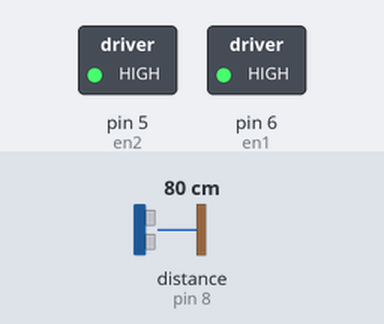
This sketch was run on a simulated Arduino Uno, built with avr-gcc and run on an emulated ATmega328P. Shown: switched loads named in the sketch (green lamp = pin HIGH). Wiring (inferred from the names in the program): ultrasonic range finder: trigger pin 7; echo pin 8. Inputs (shaded band) come from the test bench; at power-on: distance to the obstacle (sensor on pin 8) 80 cm. The echo pulse lasts 58.3 µs per cm; pins used as bus, display or sensor lines are not drawn.

Above: at 1.2 s.
1.3 s: distance to the obstacle (sensor on pin 8) set to 18 cm
At 2.2 s:
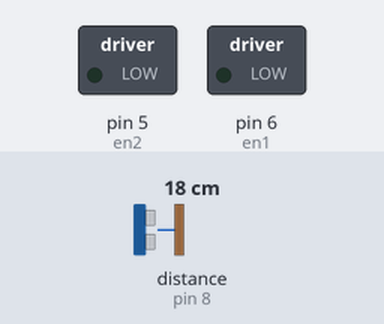
2.8 s: distance to the obstacle (sensor on pin 8) set to 12 cm
4.3 s: distance to the obstacle (sensor on pin 8) set to 9 cm
At 4.8 s:
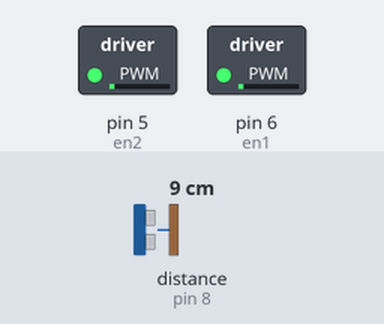
5.9 s: distance to the obstacle (sensor on pin 8) set to 258 cm
At 7.8 s:
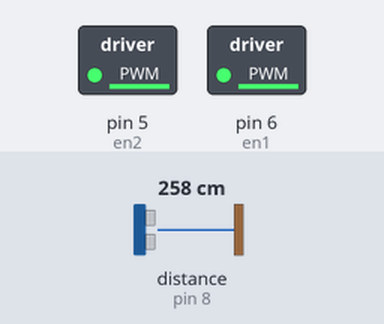
Timing chart, 0 to 8.9 s (numbered marks = the images above; inputs shaded):
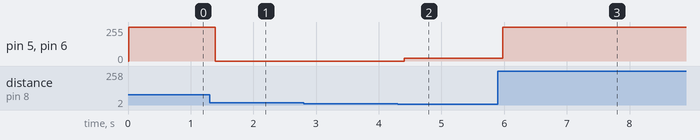

Measured:
- after the input at 1.3 s, pin 5 (en2), pin 6 (en1): 255/255 → 0/255 after 0.09 s
- after the input at 2.8 s, every drawn part: stays the same
- after the input at 4.3 s, pin 5 (en2), pin 6 (en1): 0/255 → 21/255 after 0.10 s
- after the input at 5.9 s, pin 5 (en2), pin 6 (en1): 21/255 → 255/255 after 0.07 s, → 254/255 0.13 s later, → 255/255 0.13 s later, → 252/255 0.13 s later, … (5 changes in this stretch)

The sketch:

final_code.ino
```cpp
#define en1 6
#define en2 5
#define in1 13
#define in2 12
#define in3 2
#define in4 3
#define echo 8
#define trigger 7

float duration, curr_cm, prev_cm, delta;
int car_speed;
int gain = 7;


void setup() {
  // initialize sensor
  pinMode(trigger, OUTPUT);
  pinMode(echo, INPUT);

  // initialize controller
  pinMode(en1, OUTPUT);
  pinMode(en2, OUTPUT);
  pinMode(in1, INPUT);
  pinMode(in2, INPUT);
  pinMode(in3, INPUT);
  pinMode(in4, INPUT);

  //sets motors to move forward
  digitalWrite(in1, HIGH);
  digitalWrite(in3, HIGH);
  digitalWrite(in2, LOW);
  digitalWrite(in4, LOW);

  prev_cm = 10.0;
  delta = 0;
  car_speed = 50;
}

void loop() {
  // collect data;
  digitalWrite(trigger, LOW);
  delayMicroseconds(2);
  digitalWrite(trigger, HIGH);
  delayMicroseconds(10);
  digitalWrite(trigger, LOW);
  duration = pulseIn(echo, HIGH);
  curr_cm = (duration / 2.0) * 0.0343;
  delay(10);

  delta = curr_cm - prev_cm;
  if (curr_cm > 10.0)      // distance larger than threshold, go forward
  {
    digitalWrite(in1, HIGH);
    digitalWrite(in3, HIGH);
    digitalWrite(in2, LOW);
    digitalWrite(in4, LOW);
    car_speed += (delta * gain);
  }
  else if (curr_cm < 10.0)    // distance smaller than threshold, go backward
  {
    digitalWrite(in1, LOW);
    digitalWrite(in3, LOW);
    digitalWrite(in2, HIGH);
    digitalWrite(in4, HIGH);
    car_speed -= (delta * gain);
  }
  if (car_speed > 255)
    car_speed = 255;
  else if (car_speed < 0)
    car_speed = 0;

  analogWrite(en1, car_speed);
  analogWrite(en2, car_speed);
  delay(100);

  prev_cm = curr_cm;
}
```
